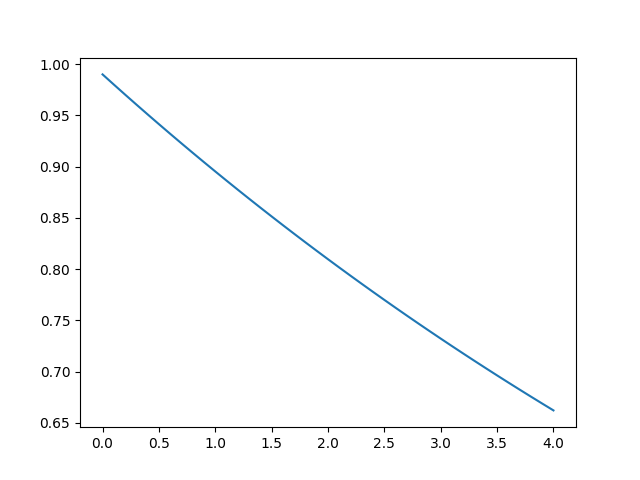

Write the Python code that produced this figure.
import numpy as np 
import matplotlib.pylab as plt

m=np.loadtxt('euler3.dat')

x=m[:,0]
y=m[:,1]

plt.figure(1)
plt.plot(x,y)
